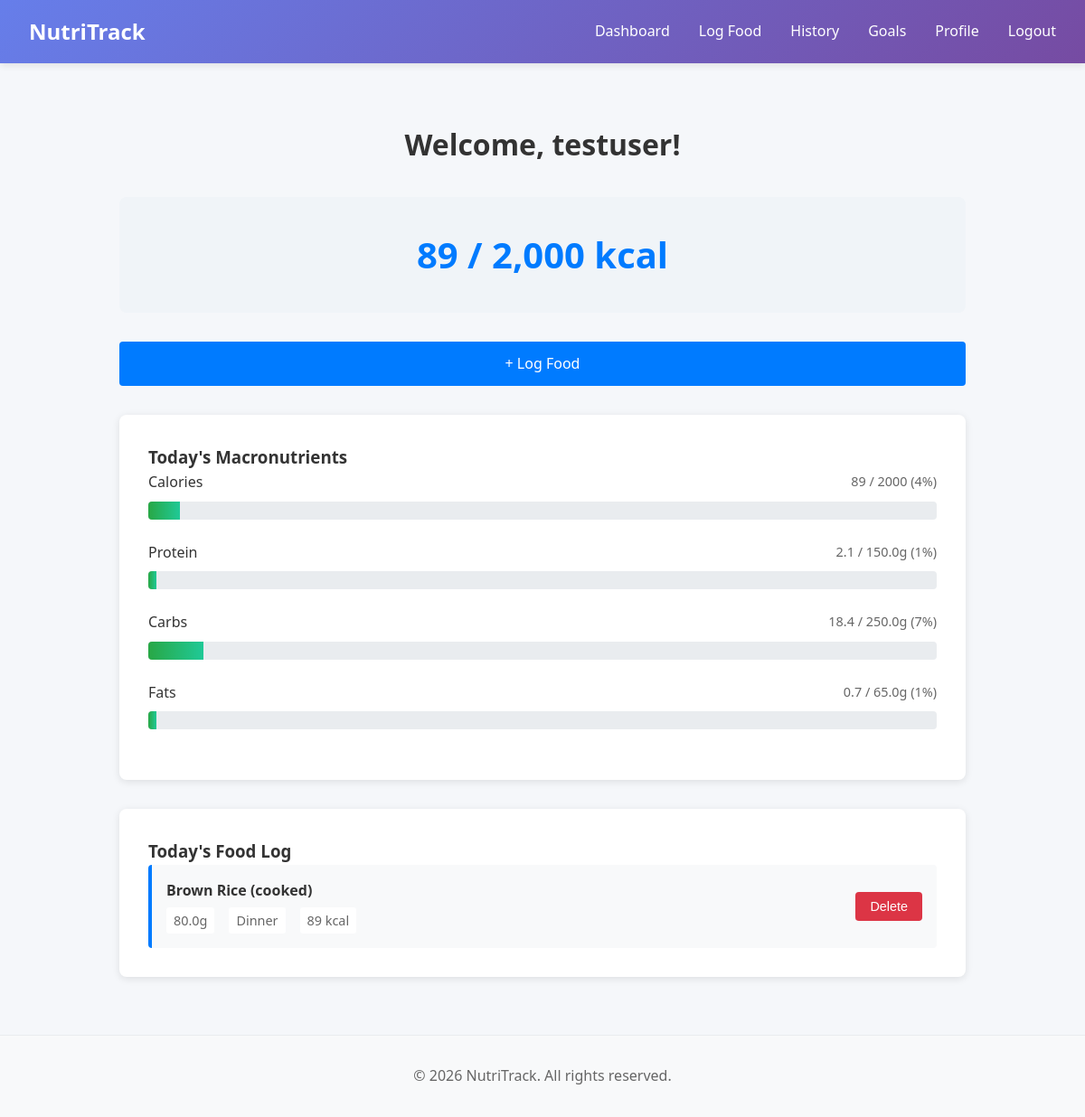
The app's page /dashboard (signed in) with its own data.
### tables this page shows
CREATE TABLE users (
            id INTEGER PRIMARY KEY AUTOINCREMENT,
            username TEXT UNIQUE NOT NULL,
            password_hash TEXT NOT NULL,
            email TEXT UNIQUE NOT NULL,
            created_at TIMESTAMP DEFAULT CURRENT_TIMESTAMP
        );

CREATE TABLE food_log (
            id INTEGER PRIMARY KEY AUTOINCREMENT,
            user_id INTEGER NOT NULL,
            food_id INTEGER NOT NULL,
            quantity_grams REAL NOT NULL,
            meal_type TEXT NOT NULL,
            logged_date DATE NOT NULL DEFAULT CURRENT_DATE,
            FOREIGN KEY (user_id) REFERENCES users(id),
            FOREIGN KEY (food_id) REFERENCES foods(id)
        );

CREATE TABLE foods (
            id INTEGER PRIMARY KEY AUTOINCREMENT,
            name TEXT NOT NULL,
            calories_per_100g REAL NOT NULL,
            protein REAL NOT NULL,
            carbs REAL NOT NULL,
            fats REAL NOT NULL,
            fibre REAL NOT NULL
        );

### app.py (the view)
@app.route('/dashboard')
@login_required
def dashboard():
    connection = get_db_connection()
    cursor = connection.cursor()
    today = date.today()
    cursor.execute('''
        SELECT fl.id, f.name, fl.quantity_grams, fl.meal_type, f.calories_per_100g, f.protein, f.carbs, f.fats
        FROM food_log fl
        JOIN foods f ON fl.food_id = f.id
        WHERE fl.user_id = ? AND fl.logged_date = ?
        ORDER BY fl.id DESC
    ''', (current_user.id, today))
    today_foods = cursor.fetchall()
    total_calories = 0
    total_protein = 0
    total_carbs = 0
    total_fats = 0
    today_food_list = []
    for food in today_foods:
        multiplier = food['quantity_grams'] / 100
        calories = food['calories_per_100g'] * multiplier
        protein = food['protein'] * multiplier
        carbs = food['carbs'] * multiplier
        fats = food['fats'] * multiplier
        total_calories += calories
        total_protein += protein
        total_carbs += carbs
        total_fats += fats
        today_food_list.append({
            'id': food['id'],
            'name': food['name'],
            'quantity_grams': food['quantity_grams'],
            'meal_type': food['meal_type'],
            'calories': round(calories, 1)
        })
    cursor.execute('SELECT daily_calories, daily_protein, daily_carbs, daily_fats FROM goals WHERE user_id = ?', (current_user.id,))
    goals_row = cursor.fetchone()
    connection.close()
    if goals_row:
        goals = {
            'daily_calories': goals_row['daily_calories'],
            'daily_protein': goals_row['daily_protein'],
            'daily_carbs': goals_row['daily_carbs'],
            'daily_fats': goals_row['daily_fats']
        }
    else:
        goals = {
            'daily_calories': 2000,
            'daily_protein': 150,
            'daily_carbs': 250,
            'daily_fats': 65
        }
    progress = {
        'calories': min(int((total_calories / goals['daily_calories']) * 100), 100),
        'protein': min(int((total_protein / goals['daily_protein']) * 100), 100),
        'carbs': min(int((total_carbs / goals['daily_carbs']) * 100), 100),
        'fats': min(int((total_fats / goals['daily_fats']) * 100), 100)
    }
    return render_template('dashboard.html',
                         username=current_user.username,
                         total_calories=round(total_calories, 1),
                         total_protein=round(total_protein, 1),
                         total_carbs=round(total_carbs, 1),
                         total_fats=round(total_fats, 1),
                         goals=goals,
                         progress=progress,
                         today_foods=today_food_list)

### app.py (called while the page is built)
@login_manager.user_loader
def load_user(user_id):
    connection = get_db_connection()
    cursor = connection.cursor()
    cursor.execute('SELECT id, username, email FROM users WHERE id = ?', (user_id,))
    user_data = cursor.fetchone()
    connection.close()
    if user_data:
        return User(user_data['id'], user_data['username'], user_data['email'])
    return None

    @property
    def is_authenticated(self):
        return True

### database.py (called while the page is built)
def get_db_connection():
    connection = sqlite3.connect(DATABASE_PATH)
    connection.row_factory = sqlite3.Row
    return connection

### templates/dashboard.html (shortened to what this page needs)
{% extends "base.html" %}
{% block content %}
<div class="dashboard-container">
    <div class="welcome-section">
        <h1>Welcome, {{ username }}!</h1>
    </div>
    <div class="calories-summary">
        <h2>{{ "{:,.0f}".format(total_calories) }} / {{ "{:,.0f}".format(goals.daily_calories) }} kcal</h2>
    </div>
    <div class="action-buttons">
        <a href="{{ url_for('log_food') }}" class="btn btn-primary btn-large">+ Log Food</a>
    </div>
    <div class="macros-section">
        <h3>Today's Macronutrients</h3>
        <div class="macro-item">
            <div class="macro-header">
                <label>Calories</label>
                <span class="macro-values">{{ "{:.0f}".format(total_calories) }} / {{ "{:.0f}".format(goals.daily_calories) }} ({{ progress.calories }}%)</span>
            </div>
            <div class="progress-bar">
                <div class="progress-fill" style="width: {{ progress.calories }}%"></div>
            </div>
        </div>
        <div class="macro-item">
            <div class="macro-header">
                <label>Protein</label>
                <span class="macro-values">{{ "{:.1f}".format(total_protein) }} / {{ "{:.1f}".format(goals.daily_protein) }}g ({{ progress.protein }}%)</span>
            </div>
            <div class="progress-bar">
                <div class="progress-fill" style="width: {{ progress.protein }}%"></div>
            </div>
        </div>
        <div class="macro-item">
            <div class="macro-header">
                <label>Carbs</label>
                <span class="macro-values">{{ "{:.1f}".format(total_carbs) }} / {{ "{:.1f}".format(goals.daily_carbs) }}g ({{ progress.carbs }}%)</span>
            </div>
            <div class="progress-bar">
                <div class="progress-fill" style="width: {{ progress.carbs }}%"></div>
            </div>
        </div>
        <div class="macro-item">
            <div class="macro-header">
                <label>Fats</label>
                <span class="macro-values">{{ "{:.1f}".format(total_fats) }} / {{ "{:.1f}".format(goals.daily_fats) }}g ({{ progress.fats }}%)</span>
            </div>
            <div class="progress-bar">
                <div class="progress-fill" style="width: {{ progress.fats }}%"></div>
            </div>
        </div>
    </div>
    <div class="food-log-section">
        <h3>Today's Food Log</h3>
        {% if today_foods %}
            <div class="food-list">
                {% for food in today_foods %}
                    <div class="food-item">
                        <div class="food-info">
                            <div class="food-name">{{ food.name }}</div>
                            <div class="food-details">
                                <span class="quantity">{{ food.quantity_grams }}g</span>
                                <span class="meal-type">{{ food.meal_type }}</span>
                                <span class="calories">{{ "{:.0f}".format(food.calories) }} kcal</span>
                            </div>
                        </div>
                        <form method="POST" action="{{ url_for('delete_food_log', entry_id=food.id) }}" class="delete-form">
                            <button type="submit" class="btn btn-danger btn-small" onclick="return confirm('Delete this food entry?')">Delete</button>
                        </form>
                    </div>
                {% endfor %}
            </div>
        {% else %}
            <p class="no-foods">No foods logged today. <a href="{{ url_for('log_food') }}">Log your first meal!</a></p>
        {% endif %}
    </div>
</div>
{% endblock %}

### templates/base.html (shortened to what this page needs)
<!DOCTYPE html>
<html lang="en">
<head>
    <link rel="stylesheet" href="{{ url_for('static', filename='css/style.css') }}">
</head>
<body>
    <nav class="navbar">
        <div class="navbar-container">
            <div class="navbar-brand">
                <a href="{% if current_user.is_authenticated %}{{ url_for('dashboard') }}{% else %}{{ url_for('login') }}{% endif %}">NutriTrack</a>
            </div>
            <div class="navbar-menu">
                {% if current_user.is_authenticated %}
                    <ul class="navbar-nav">
                        <li><a href="{{ url_for('dashboard') }}">Dashboard</a></li>
                        <li><a href="#">Log Food</a></li>
                        <li><a href="#">History</a></li>
                        <li><a href="#">Goals</a></li>
                        <li><a href="#">Profile</a></li>
                        <li><a href="{{ url_for('logout') }}">Logout</a></li>
                    </ul>
                {% else %}
                    <ul class="navbar-nav">
                        <li><a href="{{ url_for('login') }}">Login</a></li>
                        <li><a href="{{ url_for('register') }}">Register</a></li>
                    </ul>
                {% endif %}
            </div>
        </div>
    </nav>
    <main class="container">
        {% block content %}{% endblock %}
    </main>
    <footer class="footer">
        <p>&copy; 2026 NutriTrack. All rights reserved.</p>
    </footer>
</body>
</html>

### static/css/style.css (style rules this page uses)
* { margin: 0; padding: 0; box-sizing: border-box; }
html, body { height: 100%; }
body { font-family: "Segoe UI", Tahoma, Geneva, Verdana, sans-serif; background: #f5f7fa; color: #333; line-height: 1.6; display: flex; flex-direction: column; }
.navbar { background: linear-gradient(135deg, #667eea 0%, #764ba2 100%); box-shadow: 0 2px 8px rgba(0, 0, 0, 0.1); position: sticky; top: 0; z-index: 100; }
.navbar-container { max-width: 1200px; margin: 0 auto; padding: 1rem 2rem; display: flex; justify-content: space-between; align-items: center; }
.navbar-brand a { font-size: 1.5rem; font-weight: bold; color: white; text-decoration: none; transition: opacity 0.3s ease; }
.navbar-menu { flex: 1; }
.navbar-nav { list-style: none; display: flex; gap: 2rem; justify-content: flex-end; }
.navbar-nav li a { color: white; text-decoration: none; font-weight: 500; transition: opacity 0.3s ease; }
main { flex: 1; max-width: 1200px; margin: 0 auto; width: 100%; }
.container { padding: 2rem; width: 100%; }
.footer { background: #f8f9fa; border-top: 1px solid #e9ecef; padding: 2rem; text-align: center; color: #666; margin-top: auto; }
.btn { display: inline-block; padding: 0.75rem 1.5rem; border-radius: 4px; text-decoration: none; font-weight: 500; transition: all 0.3s ease; border: none; cursor: pointer; font-size: 1rem; width: 100%; text-align: center; }
.btn-primary { background: linear-gradient(135deg, #667eea 0%, #764ba2 100%); color: white; }

### templates/dashboard.html (style rules this page uses)
.dashboard-container { max-width: 1000px; margin: 0 auto; padding: 2rem; }
.welcome-section { text-align: center; margin-bottom: 2rem; }
.welcome-section h1 { font-size: 2rem; color: #333; }
.calories-summary { text-align: center; background: #f0f4f8; padding: 2rem; border-radius: 8px; margin-bottom: 2rem; }
.calories-summary h2 { font-size: 2.5rem; color: #007bff; margin: 0; }
.action-buttons { text-align: center; margin-bottom: 2rem; }
.btn-large { padding: 1rem 2rem; font-size: 1.1rem; }
.macros-section { background: white; padding: 2rem; border-radius: 8px; box-shadow: 0 2px 8px rgba(0, 0, 0, 0.1); margin-bottom: 2rem; }
.macros-section h3 { margin-top: 0; color: #333; }
.macro-item { margin-bottom: 1.5rem; }
.macro-header { display: flex; justify-content: space-between; margin-bottom: 0.5rem; font-weight: 500; }
.macro-header label { color: #333; }
.macro-values { color: #666; font-size: 0.9rem; }
.progress-bar { height: 20px; background: #e9ecef; border-radius: 4px; overflow: hidden; }
.progress-fill { height: 100%; background: linear-gradient(90deg, #28a745, #20c997); transition: width 0.3s ease; }
.food-log-section { background: white; padding: 2rem; border-radius: 8px; box-shadow: 0 2px 8px rgba(0, 0, 0, 0.1); }
.food-log-section h3 { margin-top: 0; color: #333; }
.food-list { display: flex; flex-direction: column; gap: 1rem; }
.food-item { display: flex; justify-content: space-between; align-items: center; padding: 1rem; background: #f8f9fa; border-radius: 4px; border-left: 4px solid #007bff; }
.food-info { flex: 1; }
.food-name { font-weight: 600; color: #333; margin-bottom: 0.3rem; }
.food-details { display: flex; gap: 1rem; font-size: 0.9rem; color: #666; }
.food-details span { background: white; padding: 0.2rem 0.5rem; border-radius: 3px; }
.delete-form { margin-left: 1rem; }
.btn { display: inline-block; padding: 0.75rem 1.5rem; border-radius: 4px; text-decoration: none; font-weight: 500; transition: all 0.3s ease; border: none; cursor: pointer; font-size: 1rem; }
.btn-primary { background: #007bff; color: white; }
.btn-danger { background: #dc3545; color: white; }
.btn-small { padding: 0.5rem 1rem; font-size: 0.9rem; }

### records on screen
users: username "testuser"
food_log: name "Brown Rice (cooked)", quantity_grams "80.0", meal_type "Dinner", calories "89"

### other values on screen
{{ "{:,.0f}".format(total_calories) }} "89"
{{ "{:,.0f}".format(goals.daily_calories) }} "2,000"
{{ "{:.0f}".format(total_calories) }} "89"
{{ "{:.0f}".format(goals.daily_calories) }} "2000"
{{ progress.calories }} "4"
{{ "{:.1f}".format(total_protein) }} "2.1"
{{ "{:.1f}".format(goals.daily_protein) }} "150.0"
{{ progress.protein }} "1"
{{ "{:.1f}".format(total_carbs) }} "18.4"
{{ "{:.1f}".format(goals.daily_carbs) }} "250.0"
{{ progress.carbs }} "7"
{{ "{:.1f}".format(total_fats) }} "0.7"
{{ "{:.1f}".format(goals.daily_fats) }} "65.0"
{{ progress.fats }} "1"
